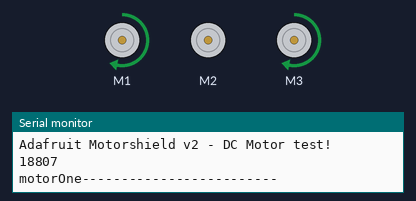
A sketch run on a simulated Arduino Uno, built with avr-gcc and run on an emulated ATmega328P. Parts: 3 × DC motor (green arrow = forward, orange = backward, longer = faster), the last lines printed to the serial monitor. Random numbers use the default seed unless the sketch sets one.

Above: at 0.1 s.
At 110.0 s:
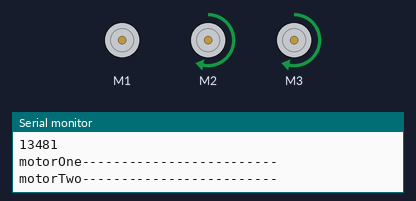
Timing chart, 0 to 125.0 s (numbered marks = the images above):
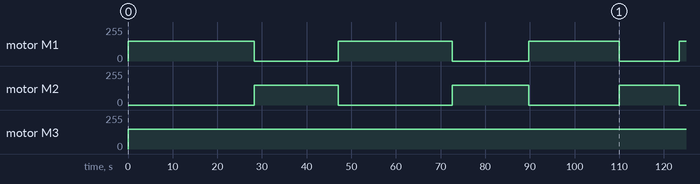

Measured:
- by itself, motor M2: goes forward 150/255 18.8 s, stopped 25.6 s, forward 150/255 17.1 s, stopped 20.2 s, forward 150/255 13.5 s, then stopped
- by itself, motor M3: stopped → forward 150/255 at 0.02 s
- by itself, motor M1: goes forward 150/255 28.2 s, stopped 18.8 s, forward 150/255 25.6 s, stopped 17.1 s, forward 150/255 20.2 s, stopped 13.5 s, then forward 150/255

The sketch:

peristaltic_pumps.ino
```cpp
/*
This is a program to run two peristaltic pumps

For use with the Adafruit Motor Shield v2
---->  http://www.adafruit.com/products/1438
*/

#include <Wire.h>
#include <Adafruit_MotorShield.h>
#include "utility/Adafruit_MS_PWMServoDriver.h"

// Create the motor shield object with the default I2C address
Adafruit_MotorShield AFMS = Adafruit_MotorShield();

// Select which 'port' M1, M2, M3 or M4. In this case, M1
Adafruit_DCMotor *motorOne = AFMS.getMotor(1);
// You can also make another motor on port M2
Adafruit_DCMotor *motorTwo = AFMS.getMotor(2);
// You can also make another motor on port M3
Adafruit_DCMotor *motorThree = AFMS.getMotor(3);

void setup() {
  Serial.begin(9600);           // set up Serial library at 9600 bps
  Serial.println("Adafruit Motorshield v2 - DC Motor test!");

  AFMS.begin();  // create with the default frequency 1.6KHz

  // Set the speed to start, from 0 (off) to 255 (max speed)
  motorOne->setSpeed(100);
  motorOne->run(FORWARD);
  // turn on motor
  motorOne->run(RELEASE);


  // Set the speed to start, from 0 (off) to 255 (max speed)
  motorTwo->setSpeed(100);
  motorTwo->run(FORWARD);
  // turn on motor
  motorTwo->run(RELEASE);

  // Set the speed to start, from 0 (off) to 255 (max speed)
  motorThree->setSpeed(100);
  motorThree->run(FORWARD);
  // turn on motor
  motorThree->run(RELEASE);

}

void loop() {

  int LENGTH_1;  //STATE 1 motor 1 length
  int LENGTH_2;  //STATE 1 motor 2 length

  //Random length between 2000 and 50000
  LENGTH_1 = rand() % 48001 + 2000;
  Serial.println(LENGTH_1);

  //Drive Motor #1 forward (Clear)
  Serial.println("motorOne-------------------------");

      motorOne->run(FORWARD); //clear
      motorOne->setSpeed(150);

      motorThree->run(FORWARD);
      motorThree->setSpeed(150);

      delay(LENGTH_1*1.5);

      motorOne->run(RELEASE);
      motorThree->run(RELEASE);


  //Drive Motor #2 forward (Black)
  Serial.println("motorTwo-------------------------");
      motorTwo->run(FORWARD); //black
      motorTwo->setSpeed(150);

      motorThree->run(FORWARD);
      motorThree->setSpeed(150);

      delay(LENGTH_1);

      motorTwo->run(RELEASE);
      motorThree->run(RELEASE);


}
```
